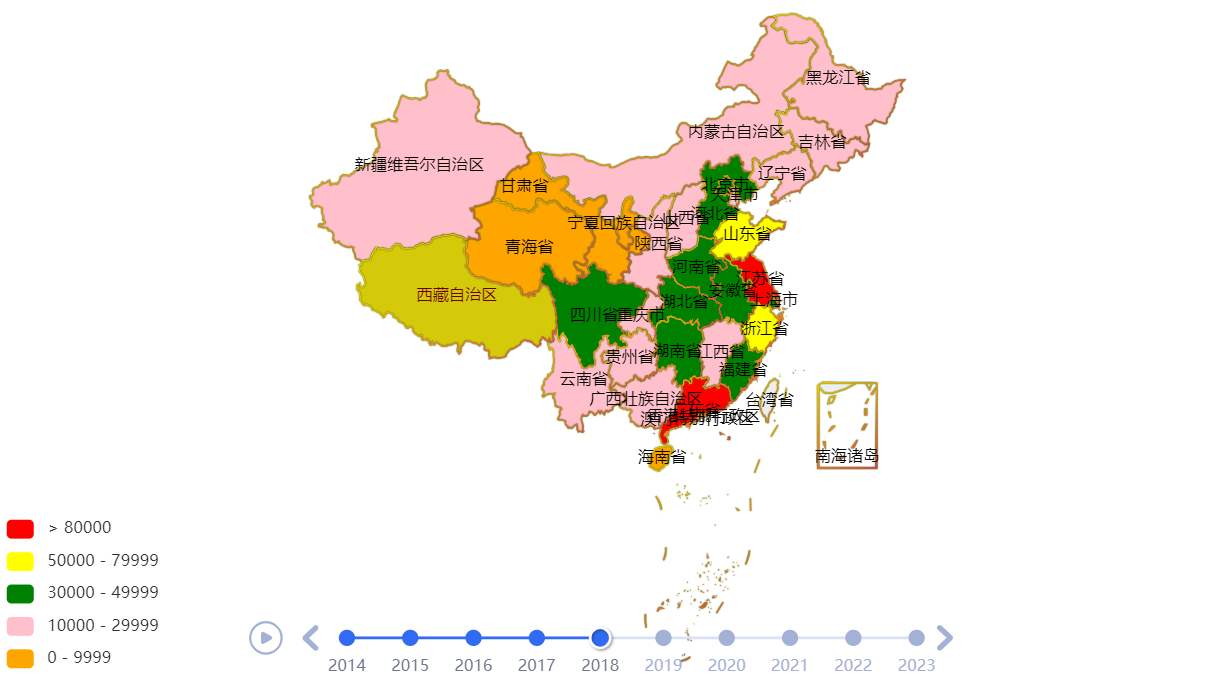
#> input picture pylearn/常用第三方库/任务2.png, 1215 x 675 px
$ jupyter execute --allow-errors pillow.ipynb
#> lines starting #> are read from the running program, lines starting #| are printed output that depends on the picture
[cell 1]
from PIL import Image

[cell 2]
im = Image.open("任务2.png")
#> im is the input picture: PIL image 1215x675 RGBA; mean R, G, B, A 32.2, 28.4, 17.1, 42.2

[cell 3]
# 获得图片的尺寸
w,h = im.size
#> w = 1215; h = 675

[cell 4]
w,h
#> Out = (1215, 675)

#> (a cell that did not finish here is left out)

[cell 6]
w,h
#> Out = (1215, 675)

#> (a cell that did not finish here is left out)

[cell 8]
# 将缩放后的图像用jpg格式保存
im.save('thumbnail.jpg','jpeg')
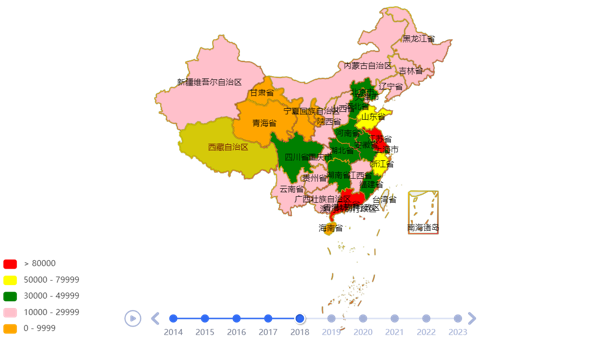
#> saved as thumbnail.jpg: PIL image 607x337 RGBA; mean R, G, B, A 33.9, 29, 18.4, 42.3; transparent parts drawn white

[cell 9]
im.size
#> Out = (607, 337)

[cell 10]
from PIL import Image, ImageDraw, ImageFont, ImageFilter

import random

# 随机字母:
def rndChar():
    return chr(random.randint(65, 90))

# 随机颜色1:
def rndColor():
    return (random.randint(64, 255), random.randint(64, 255), random.randint(64, 255))

# 随机颜色2:
def rndColor2():
    return (random.randint(32, 127), random.randint(32, 127), random.randint(32, 127))

# 240 x 60:
width = 60 * 4
height = 60
image = Image.new('RGB', (width, height), (255, 255, 255))
#> image: PIL image 240x60 RGB; every value is 255
# 创建Font对象:
font = ImageFont.truetype('arial.ttf', 36)
# 创建Draw对象:
draw = ImageDraw.Draw(image)
# 填充每个像素:
for x in range(width):
    for y in range(height):
        draw.point((x, y), fill=rndColor())
# 输出文字:
for t in range(4):
    draw.text((60 * t + 10, 10), rndChar(), font=font, fill=rndColor2())
# 模糊:
image = image.filter(ImageFilter.BLUR)
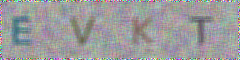
#> image: PIL image 240x60 RGB; mean R, G, B 156.1, 155.4, 156.5
image.save('./result/code.jpg', 'jpeg')
